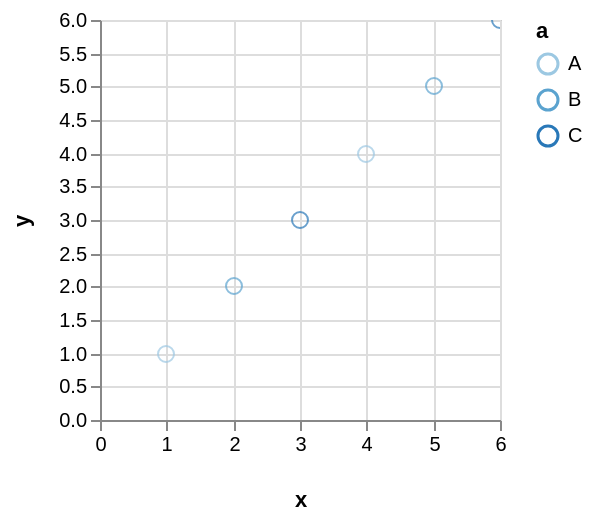

Here is the Vega-Lite specification saved for this chart:
### Vega specification from a JSON file in a GitHub repository (floating-point values rounded to 4 significant figures)
{"$schema": "https://vega.github.io/schema/vega/v3.0.json", "autosize": "pad", "padding": 5, "encode": {"update": {"stroke": {"value": "#ccc"}, "fill": {"value": "transparent"}}}, "data": [{"name": "source_0", "values": [{"a": "B", "x": 2, "y": 2}, {"a": "A", "x": 1, "y": 1}, {"a": "A", "x": 4, "y": 4}, {"a": "B", "x": 5, "y": 5}, {"a": "C", "x": 3, "y": 3}, {"a": "C", "x": 6, "y": 6}]}, {"name": "data_0", "source": "source_0", "transform": [{"type": "formula", "expr": "toNumber(datum[\"x\"])", "as": "x"}, {"type": "formula", "expr": "toNumber(datum[\"y\"])", "as": "y"}, {"type": "filter", "expr": "datum[\"x\"] !== null && !isNaN(datum[\"x\"]) && datum[\"y\"] !== null && !isNaN(datum[\"y\"])"}]}], "signals": [{"name": "width", "update": "200"}, {"name": "height", "update": "200"}], "marks": [{"name": "marks", "type": "symbol", "clip": true, "role": "point", "from": {"data": "data_0"}, "encode": {"update": {"x": {"scale": "x", "field": "x"}, "y": {"scale": "y", "field": "y"}, "stroke": {"scale": "color", "field": "a"}, "fill": {"value": "transparent"}, "opacity": {"value": 0.7}}}}], "scales": [{"name": "x", "type": "linear", "domain": {"data": "data_0", "field": "x"}, "range": [0, {"signal": "width"}], "round": true, "nice": true, "zero": true}, {"name": "y", "type": "linear", "domain": {"data": "data_0", "field": "y"}, "range": [{"signal": "height"}, 0], "round": true, "nice": true, "zero": true}, {"name": "color", "type": "ordinal", "domain": {"data": "data_0", "field": "a", "sort": true}, "range": "ordinal"}], "axes": [{"scale": "x", "labelOverlap": true, "maxExtent": 30, "minExtent": 30, "orient": "bottom", "tickCount": 5, "title": "x", "zindex": 1}, {"scale": "x", "domain": false, "grid": true, "labels": false, "orient": "bottom", "tickCount": 5, "ticks": false, "zindex": 0, "gridScale": "y"}, {"scale": "y", "maxExtent": 30, "minExtent": 30, "orient": "left", "title": "y", "zindex": 1}, {"scale": "y", "domain": false, "grid": true, "labels": false, "orient": "left", "ticks": false, "zindex": 0, "gridScale": "x"}], "legends": [{"stroke": "color", "title": "a"}], "config": {"axis": {"quantitativeExtent": 30}}}
